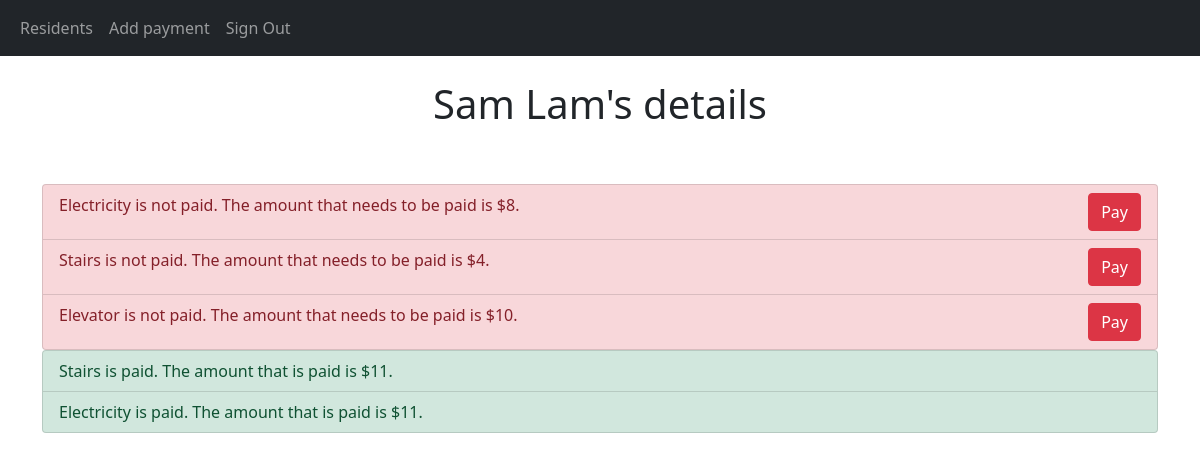
The page /persondetails/2/ (signed in) on the database its author committed.
### CashierApp/models.py (models this page shows)
class Resident(models.Model):
    full_name = models.CharField(max_length=255)
    email = models.CharField(max_length=255)
    apartment = models.IntegerField()
    cashier = models.ForeignKey(Cashier, on_delete=models.CASCADE)  # link to Cashier table

class Payment(models.Model):
    type = models.CharField(max_length=255)
    status = models.CharField(max_length=255)
    amount = models.IntegerField()
    date = models.DateField()
    resident = models.ForeignKey(Resident, on_delete=models.CASCADE)  # link to Residents table

### CashierApp/views.py (the view)
# urls.py: path('persondetails/<int:id>/', views.persondetails,  name='persondetails'),
def persondetails(request, id):
    if not request.user.is_authenticated:
        return redirect("signin")
    resident = Resident.objects.get(id=id)  # get the resident that is wanted from the database
    payments = Payment.objects.filter(resident__id=id)  # get the payments that are connected to the resident
    context = {'resident': resident, 'payments': payments}
    return render(request, 'persondetails.html', context)

### CashierApp/templates/persondetails.html (shortened to what this page needs)
{% extends "base.html" %}
{% block content %}
    <br>
    <h1>{{ resident.full_name }}'s details</h1>
    <br>
    <br>
    <div class="container">
        <ul class="list-group">
            {% for p in payments %}
                {% if p.status == 'Unpaid' %}
                    <li class="list-group-item list-group-item-danger"> {{ p.type }} is not paid. The amount that needs to be paid is ${{ p.amount }}. <a class="btn btn-danger btn1" href="{% url 'pay' p.id %}">Pay</a> </li>
                {% endif %}
                {% empty %}
                    <p>No new payments.</p>
            {% endfor %}
        </ul>
        <ul class="list-group">
            {% for p in payments %}
                {% if p.status == 'Paid' %}
                    <li class="list-group-item list-group-item-success"> {{ p.type }} is paid. The amount that is paid is ${{ p.amount }}.</li>
                {% endif %}
                {% empty %}
                    <p>Nothing is paid.</p>
            {% endfor %}
        </ul>
        <br>
    </div>
{% endblock %}

### CashierApp/static/css/style.css (style rules this page uses)
h1 { text-align: center; }
.btn1 { float: right; }

### rows shown on the page
Resident: full_name "Sam Lam"
Payment: type "Electricity", amount "8"
Payment: type "Stairs", amount "4"
Payment: type "Elevator", amount "10"
Payment: type "Stairs", amount "11"
Payment: type "Electricity", amount "11"
